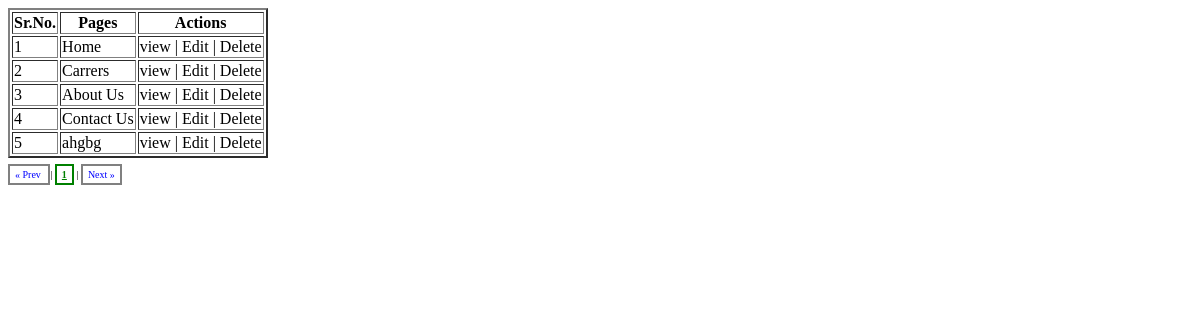
Screenshot of /viewpages.php?website_id=10 with the database file from the repository.
### tables this page shows
CREATE TABLE `page` (
  `page_id` bigint(20) NOT NULL auto_increment,
  `website_id` bigint(20) NOT NULL,
  `page_name` varchar(100) NOT NULL,
  `page_content` text NOT NULL,
  `page_status` varchar(10) NOT NULL default 'Active',
  `parent_id` bigint(20) NOT NULL default '0',
  `menu` varchar(5) NOT NULL default 'No',
  `submenu` varchar(5) NOT NULL default 'No',
  PRIMARY KEY  (`page_id`),
  UNIQUE KEY `page_id` (`page_id`)
);

### includes/dbconnect.php (called while the page is built, shortened)
<?php
class DBConnection
{
	private $connection;
	public function open_connection() {
		$this->connection = mysql_connect(DB_SERVER, DB_USER, DB_PASSWORD);
		if (!$this->connection) {
			die("Database connection failed: " . mysql_error());
		} else {
			$db_select = mysql_select_db(DB_DATABASE, $this->connection);
		}
	}
	public function query($sql) {
		$result = mysql_query($sql, $this->connection);
		return $result;
	}
	public function fetch_assoc($result_set)
	{
		return mysql_fetch_assoc($result_set);
	}
}
?>

### includes/website.php (called while the page is built, shortened)
<?php
include_once('dbconnect.php');
include_once('dblibrary.php');
class Website extends DBLibrary
{
	var $database = null;
	function __construct()
	{
		$this->database = new DBConnection();
	}
	function fetchpage($websiteid,$pageid)
	{
		$query = "SELECT page_id,website_id,page_name,page_content,page_status,parent_id,menu,submenu FROM page WHERE website_id = '$websiteid' ";
		$result_set = $this->database->query($query);
		return $result_set;
	}
}
?>

### includes/dblibrary.php (called while the page is built, shortened)
<?php
class DBLibrary
{
	public function fetch_assoc($result_set)
	{
		return $this->database->fetch_assoc($result_set);
	}
}
?>

### viewpages.php (the view, shortened to what this page needs)
<?php session_start();
include_once('header.php');
include_once('includes/website.php');
$websiteid=$_GET['website_id'];
$website = new Website();
$res= $website->fetchpage($websiteid,$pageid=0);
if($res>0){
		echo "<table id='pages' border='2' cellspacing='2px' cellwidth='5px' >";
		echo "<tr><th>Sr.No.</th><th>Pages</th><th>Actions</th></tr>";
		$count=0;
 		while($pagerow= $website->fetch_assoc($res))
 		{
 			$count++;
 			echo "<tr>";
 		 	echo "<td>$count</td><td>".$pagerow['page_name']."</td><td><a href='viewpage.php?pageurlid=".$pagerow['page_id']."'>view</a>  |  <a href='editpage.php?pageurlid=$pagerow[page_id]'>Edit</a>   |   <a href='deletepage.php?pageurlid=$pagerow[page_id]' onclick=\"return confirm('Are you Sure?');\"> Delete </a> </td>";
 		 	 echo"</tr>";
 		}
 		echo "</table>";
 		echo "<br><div id='pageNavPosition'></div>";
	}
	else{
  		echo "no pages found for particular users";
	}
?>
<body>
<?php include_once('footer.php');	?>

### stylesheet/stylesheet.css (style rules this page uses)
a { text-decoration:none; color: black; }

### stylesheet/style.css (style rules this page uses)
body { font-size: 62.5%; }

### rows the page displays
page: page_name "Home"
page: page_name "Carrers"
page: page_name "About Us"
page: page_name "Contact Us"
page: page_name "ahgbg"
